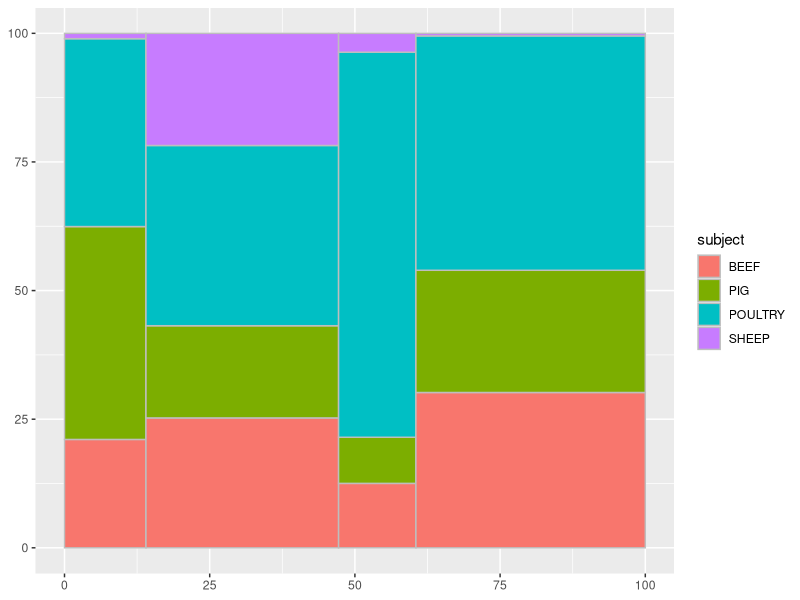
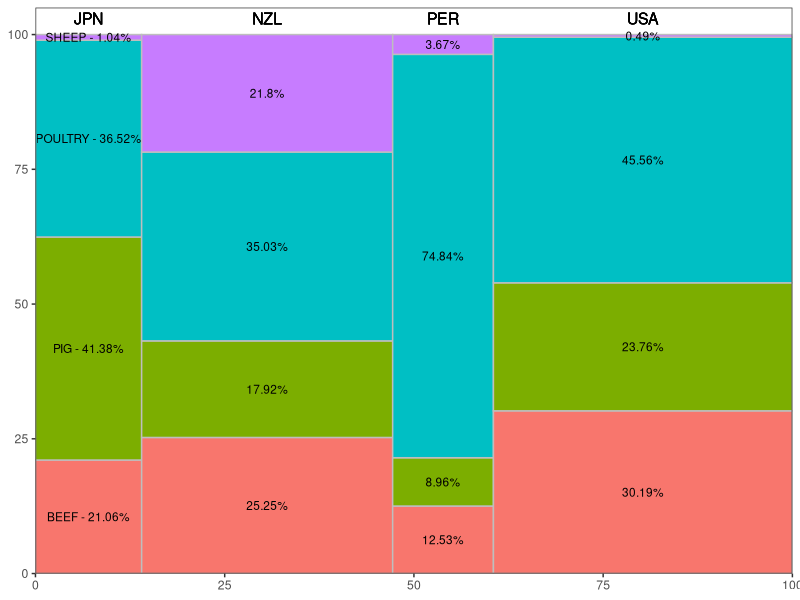
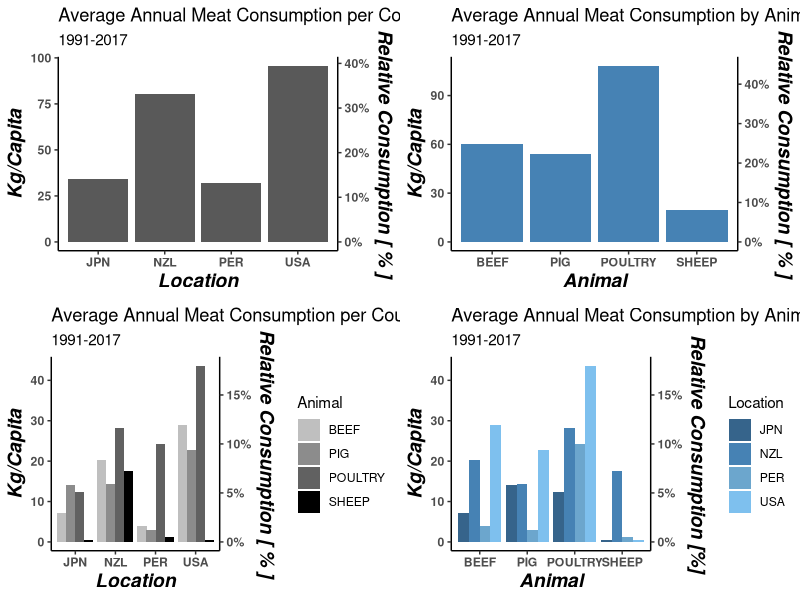

These figures' R source, in order:
## ---- chunk 1
knitr::opts_chunk$set(echo = TRUE, warning = FALSE, message = FALSE)
## ---- chunk 2
#load tidyverse package
library(tidyverse)

#read in the data
meat <- read_csv("../_data/meat_consumption.csv")

#examine the dataset
glimpse(meat)
## ---- chunk 3
# lowercase column names
colnames(meat) <- tolower(colnames(meat))
## ---- chunk 4
meat %>%
  select(location, subject, measure, time) %>%
  map(unique)
## ---- chunk 5
# filter the data
top4 <- meat %>%
  filter(location %in% c("USA", "JPN", "PER", "NZL") & 
           measure == "KG_CAP" & time %in% 1991:2017)

# compute the mean cosumption for each country by type of meat
top4_summary <- top4 %>%
  group_by(location, subject) %>%
  summarise(mean_consumption = mean(value))
## ---- chunk 6
#calculate global total consumption 
(total <- sum(top4_summary$mean_consumption))

#calculate proportion as a percentage of total
location_pct <- top4_summary %>%
  group_by(location) %>%
  summarise(location_prop = (sum(mean_consumption)/total) * 100)
## ---- chunk 7
# calculate xmin and xmax for each country
location_pct$xmax <- cumsum(location_pct$location_prop)
location_pct$xmin <- location_pct$xmax - location_pct$location_prop
## ---- chunk 8
# join the data frames
top4_summary <- left_join(top4_summary, location_pct)

# sum the total mean_consumption values by location
total_consumption_by_location <- top4_summary %>%
  group_by(location) %>%
  summarise(total_consumption = sum(mean_consumption))

# join the data frames
top4_summary <- left_join(top4_summary, total_consumption_by_location)

# calculate the y-axis min and max values for each type of meat as a proportion of respective country
top4_summary <- top4_summary %>%
  mutate(subject_prop = (mean_consumption/total_consumption) * 100,
         ymax = cumsum(subject_prop),
         ymin = ymax - subject_prop)
## ---- chunk 9
# calculate text coordinates
top4_summary <- top4_summary %>%
  mutate(xtext = xmin + (xmax - xmin)/2,
         ytext = ymin + (ymax - ymin) /2)

## ---- chunk 10
# create base plot
p <- ggplot(top4_summary, aes(ymin = ymin, ymax = ymax, 
                         xmin = xmin, xmax = xmax, fill = subject))

# add in geometry
p1 <- p + geom_rect(colour = ('grey'))

p1
## ---- chunk 11
# adding in proportion data
p2 <- p1 + geom_text(aes(x = xtext, y = ytext,
     label = ifelse(location == "JPN", paste(subject,
         " - ", round(subject_prop, 2), "%", sep = ""), paste(round(subject_prop, 2),
         "%", sep = ""))), size = 3)

# adding in country labels
p3 <- p2 + geom_text(aes(x = xtext, y = 103,
     label = paste(location)), size = 4)

# Adding the finishing touches
p3 + theme_bw() + 
  labs(x = NULL, y = NULL, fill = NULL) + 
  scale_x_continuous(expand = c(0,0)) +
  scale_y_continuous(limits = c(0, 105), expand = c(0,0)) +
  theme(legend.position = "none", 
     panel.grid.major = element_line(colour = NA),
     panel.grid.minor = element_line(colour = NA))
## ---- chunk 12
library(gridExtra)

theme_set(theme_classic() +
            theme(axis.title = element_text(face = "bold.italic", size = 14),
                  axis.text = element_text(face = "bold")))

# total meat consumption by Country
M_C <- top4_summary %>%
  select(location, location_prop, total_consumption) %>%
  unique() %>%
ggplot(aes(x = location, y = total_consumption)) +
  geom_bar(stat = "identity") +
  scale_y_continuous(sec.axis = sec_axis(trans = (~./total), labels = scales::percent, name = "Relative Consumption [ % ]")) +
  labs(x = "Location", y = "Kg/Capita", title = "Average Annual Meat Consumption per Country", subtitle = "1991-2017")

#total meat consumption by country, faceted by type
M_C_T <- top4_summary %>%
  select(location, subject, mean_consumption) %>%
  ggplot(aes(x = location, y = mean_consumption, fill = subject)) +
  geom_bar(stat = "identity", position = "dodge") +
  scale_y_continuous(sec.axis = sec_axis(trans = (~./total), labels = scales::percent, name = "Relative Consumption [ % ]")) +
  scale_fill_manual("Animal", values = c("grey75", "grey55", "grey38", "black")) +
  labs(x = "Location", y = "Kg/Capita", title = "Average Annual Meat Consumption per Country", subtitle = "1991-2017")

#total meat consumption by type
M_T <- ggplot(top4_summary, aes(x = subject, y = mean_consumption)) +
  geom_bar(stat = "identity", fill = "steelblue") +
  scale_y_continuous(sec.axis = sec_axis(trans = (~./total), labels = scales::percent, name = "Relative Consumption [ % ]")) +
  labs(x = "Animal", y = "Kg/Capita", title = "Average Annual Meat Consumption by Animal", subtitle = "1991-2017")

#total meat consumption by type faceted by country
M_T_C <- ggplot(top4_summary, aes(x = subject, y = mean_consumption, fill = location)) +
  geom_bar(stat = "identity", position = "dodge") +
  scale_y_continuous(sec.axis = sec_axis(trans = (~./total), labels = scales::percent, name = "Relative Consumption [%]")) +
  scale_fill_manual("Location", values = c("steelblue4", "steelblue", "skyblue3", "skyblue2")) +
  labs(x = "Animal", y = "Kg/Capita", title = "Average Annual Meat Consumption by Animal", subtitle = "1991-2017")

grid.arrange(M_C, M_T, M_C_T, M_T_C, nrow= 2, ncol = 2)
